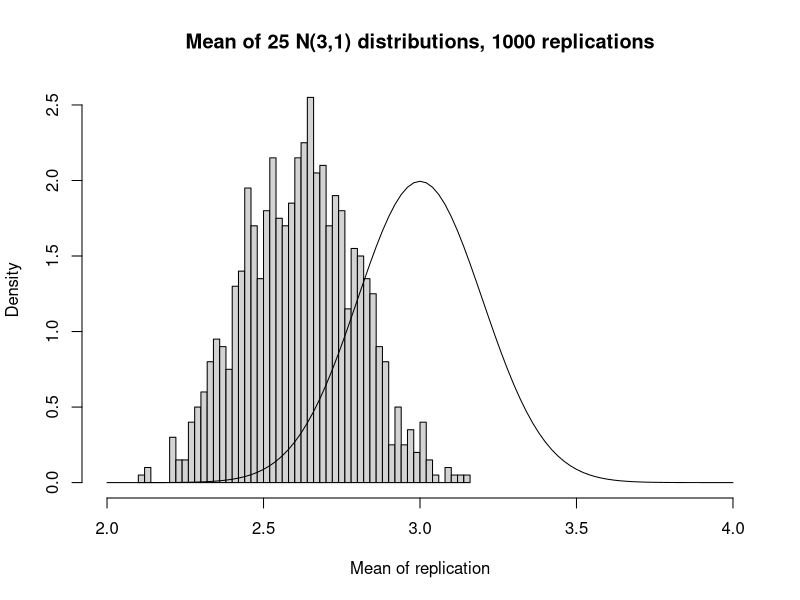
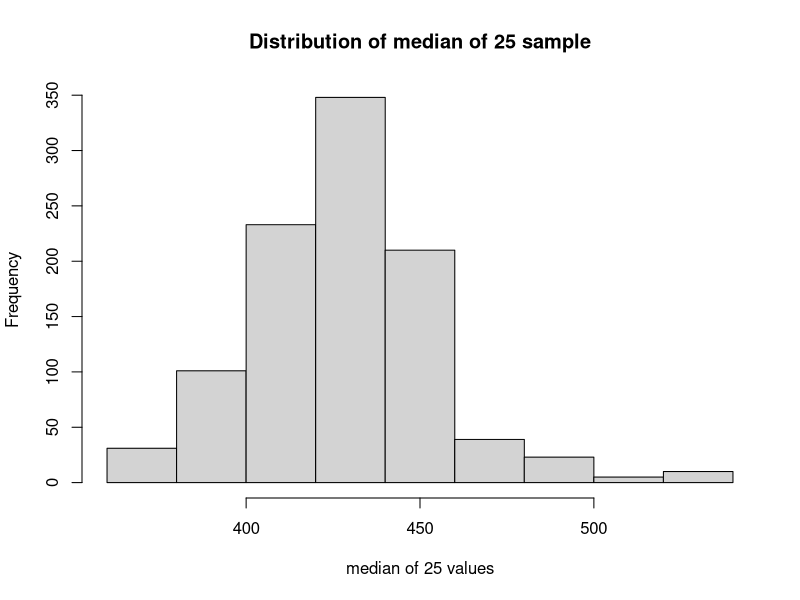
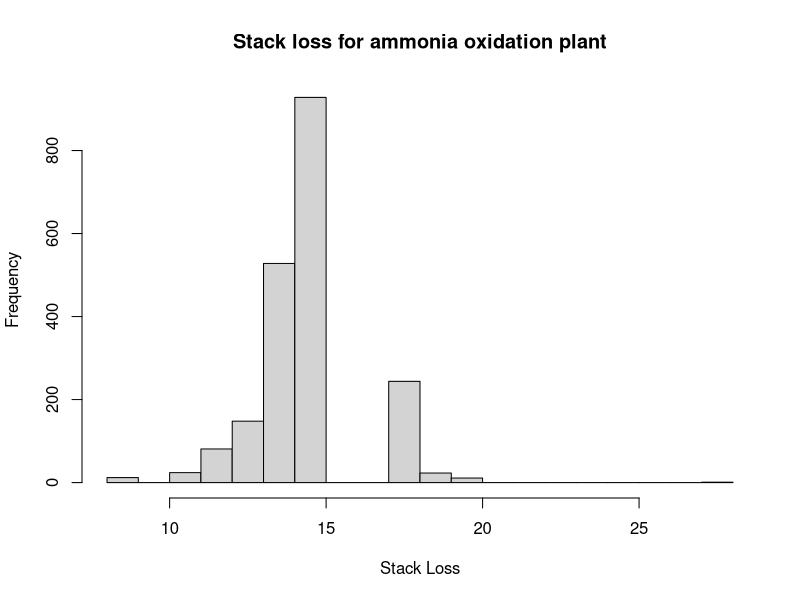
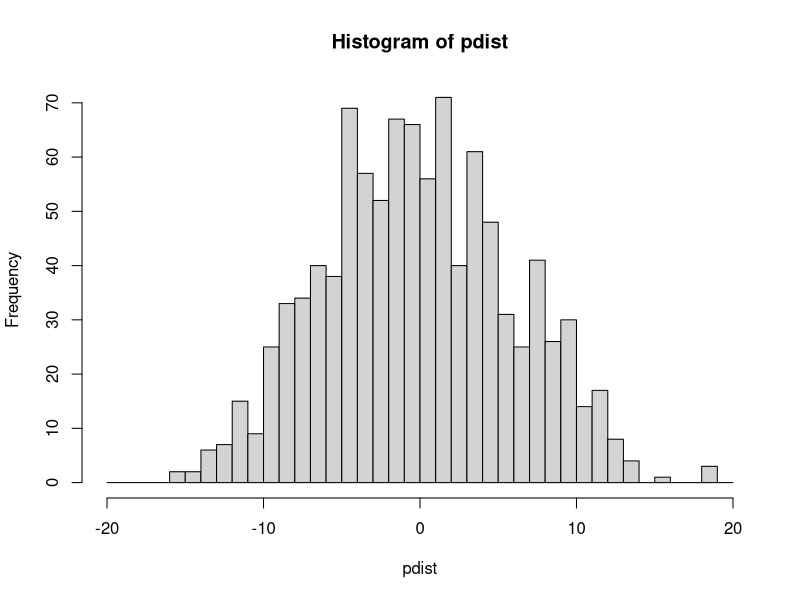
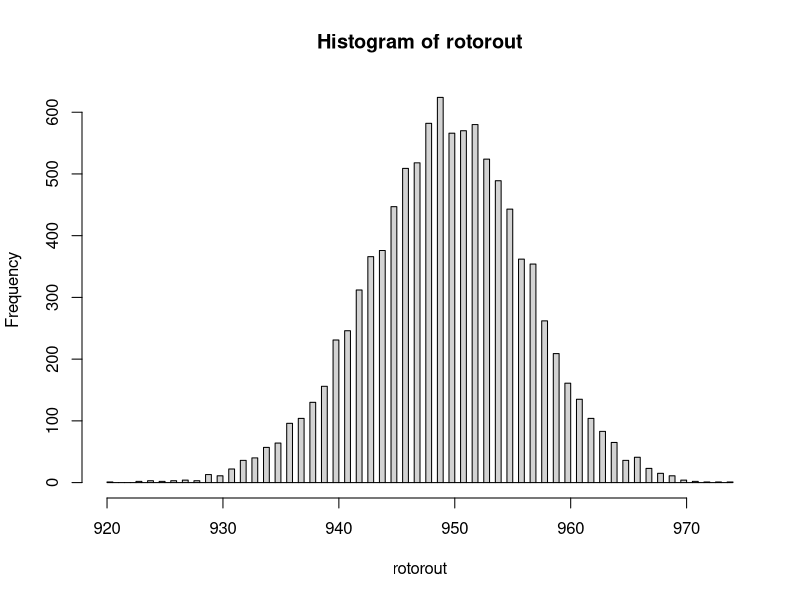
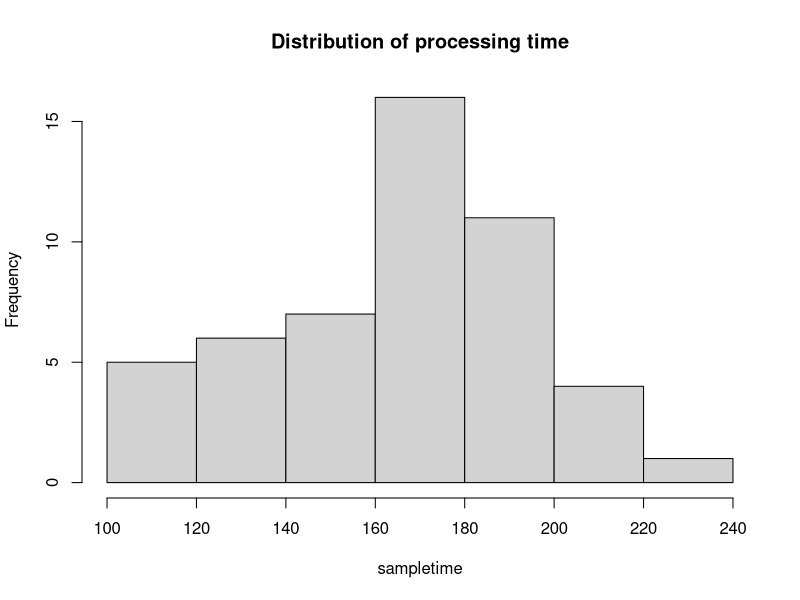
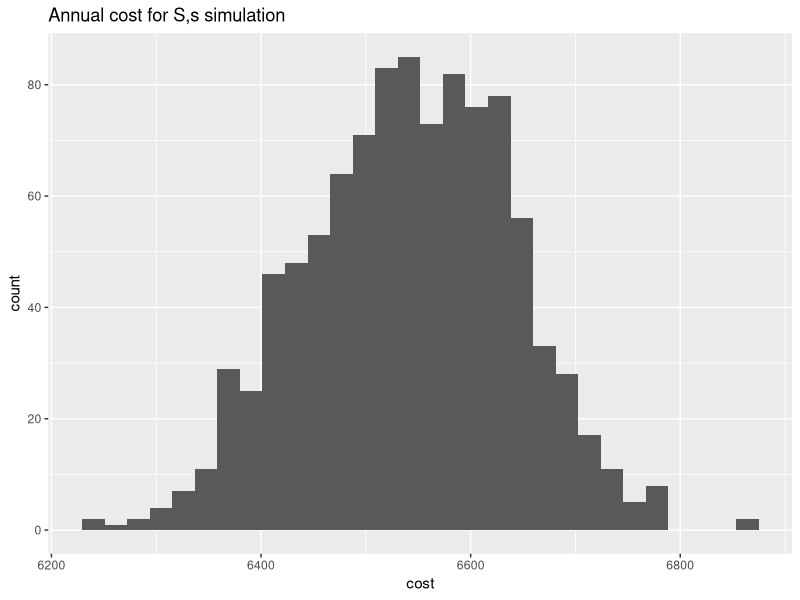

The R script that drew these images, in order:
## ---- chunk 1
library(ggplot2)

## ---- chunk 2
options(digits=2)
srs <- rnorm(25, mean = 3)
resamps <- replicate(1000, sample(srs, 25, TRUE), simplify = FALSE)
xbarstar <- sapply(resamps, mean, simplify = TRUE)
hist(xbarstar, breaks = 40, prob = TRUE, xlim=c(2, 4),
  main="Mean of 25 N(3,1) distributions, 1000 replications",
  xlab="Mean of replication")
curve(dnorm(x, 3, 0.2), add = TRUE)
## ---- chunk 3
print(mean(xbarstar), digits=10)
print(sd(xbarstar), digits=10)
## ---- chunk 4
library(boot)
mean_fun <- function(x, indices) mean(x[indices])
boot(data = srs, statistic = mean_fun, R = 1000)
## ---- chunk 5
median_fun <- function(x, indices) median(x[indices])
riversboot <- boot(data = rivers, statistic = median_fun, R = 1000)
print(riversboot)
hist(riversboot$t, main="Distribution of median of 25 sample", xlab = "median of 25 values")
## ---- chunk 6
data("stackloss")
btsamps <- replicate(2000, sample(stackloss$stack.loss, 21, replace=TRUE), simplify = FALSE)
thetast <- sapply(btsamps, FUN = median, simplify = TRUE)
mean(thetast)
## ---- chunk 7
median(stackloss$stack.loss)
quantile(thetast, c(0.025, 0.975))
## ---- chunk 8
med_fun <- function(x, ind) median(x[ind])
med_boot <- boot(stackloss$stack.loss, med_fun, R = 2000)
boot.ci(med_boot, type = c("perc", "norm", "bca"))
## ---- chunk 9
hist(med_boot$t, main="Stack loss for ammonia oxidation plant", xlab="Stack Loss", breaks = 20)
## ---- chunk 10
azt300 <- c(284, 279, 289, 292, 287, 295, 285, 279, 306, 298)
azt600 <- c(298, 307, 297, 279, 291, 335, 299, 300, 306, 291)
mean(azt300, digits=1)
mean(azt600, digits=1)
delta300600 <- mean(azt600) - mean(azt300)
delta300600
## ---- chunk 11
set.seed(1234)
permdistfun <- function(azt){
  pdelta <- c()
  tf10 <- c(rep(FALSE, 10), rep(TRUE, 10))
  select <- sample(tf10, 10, replace = TRUE)
  azt3 <- azt[select]
  azt6 <- azt[!select]
  delta <- mean(azt6)-mean(azt3)
  delta
}
## ---- chunk 12
azt <- c(azt300)
samples = 1000
pdist <- sort(replicate(samples,permdistfun(azt)))
## ---- chunk 13
summary(pdist)
hist(pdist, breaks=seq(-20, 20, by=1))
## ---- chunk 14
qdist <- max(which(pdist<delta300600))/samples
pvalue <- min(qdist, 1-qdist)
pvalue
## ---- chunk 15
t.test(x=azt300, y=azt600)
## ---- chunk 16
rotor <- data.frame(pass = c(899, 958),
                    fail = c(101, 42))
pfailnull <- sum(rotor$fail[1])/sum(rotor)
## ---- chunk 17
rotorsim <- function(i){
              successes <- sum(sample(x=0:1, size = 1000, 
                                      replace=TRUE, 
                                      prob=c(pfailnull, (1-pfailnull))))
}
rotorout <-sapply(1:10000, rotorsim)
## ---- chunk 18
hist(rotorout, breaks = 100)
## ---- chunk 19
print(length(rotorout[rotorout>958])/length(rotorout))
## ---- chunk 20
machining <- data.frame(jobnumber=c(1,2,3,4,5,6,7,8,9,10),
                        processingtime = c(11, 29, 31, 3, 2, 9, 15, 20, 22, 25))
## ---- chunk 21
samplemachine <- function(joblist){
  joblist <- machining
  joborder <- sample(x = joblist$jobnumber, size = length(joblist$jobnumber), replace = TRUE)
  totaltime <- sum(machining$processingtime[joborder])
  totaltime
}
## ---- chunk 22
sampletime <- rep(0, 50)
for (i in 1:50){
  sampletime[i]<- samplemachine(machining)
}
hist(sampletime, main="Distribution of processing time")
## ---- chunk 23
S <- 50
s <- 10
i <- S # start at S
meandemand <- 8
K <- 10 # cost of orders
h <- 1 # cost of storing inventory
stockout <- 50 # stockout penalty
delivery = 0
## ---- chunk 24
nstockouts <- 0 # count times when inventory goes to zero
inventorydays <- 0 # sum of inventory holding
norders <- 0 # count orders made
## ---- chunk 25

dailycost <- 0
if (delivery > 0){
  i <- i + delivery
  delivery <- 0
}
daydemand <- rpois(1, lambda = meandemand)
if (daydemand>i){
  nstockouts <- nstockouts + 1
  dailycost <- dailycost + stockout
}
i = max(i-daydemand, 0)
inventorydays <- inventorydays + i
dailycost <- dailycost + h*i
if (i < s){
  delivery <- S-i
  norders <- norders + 1
  dailycost <- dailycost + K
}
print(c(daydemand, i, delivery, inventorydays, nstockouts, norders, dailycost))
## ---- chunk 26
nstockouts <- 0 # count times when inventory goes to zero
inventorydays <- 0 # sum of inventory holding
norders <- 0 # count orders made
cost <- 0
for (days in 1:250){
  dailycost <- 0
  if (delivery > 0){
    i <- i + delivery
    delivery <- 0
  }
  daydemand <- rpois(1, lambda = meandemand)
  if (daydemand>i){
    nstockouts <- nstockouts + 1
    dailycost <- dailycost + stockout
  }
  i = max(i-daydemand, 0)
  inventorydays <- inventorydays + i
  dailycost <- dailycost + h*i
  if (i < s){
    delivery <- S-i
    norders <- norders + 1
    dailycost <- dailycost + K
  }
  cost <- cost + dailycost
}
print(c(cost, nstockouts, norders, inventorydays))
## ---- chunk 27
# Initialize statistics for analysis with empty lists
stockoutsperyear <- c()
inventorydaysperyear <- c()
ordersperyear <- c()
costperyear <- c()

for (rep in 1:1000){  # 1000 replications
  nstockouts <- 0 # count times when inventory goes to zero
  inventorydays <- 0 # sum of inventory holding
  norders <- 0 # count orders made
  cost <- 0  
  for (days in 1:250){
    dailycost <- 0
    if (delivery > 0){
      i <- i + delivery
      delivery <- 0
    }
    daydemand <- rpois(1, lambda = meandemand)
    if (daydemand>i){
      nstockouts <- nstockouts + 1
      dailycost <- dailycost + stockout
    }
    i = max(i-daydemand, 0)
    inventorydays <- inventorydays + i
    dailycost <- dailycost + h*i
    if (i < s){
      delivery <- S-i
      norders <- norders + 1
      dailycost <- dailycost + K
    }
    cost <- cost + dailycost
  }
  stockoutsperyear <- c(stockoutsperyear, nstockouts)
  inventorydaysperyear <- c(inventorydaysperyear, inventorydays)
  ordersperyear <- c(ordersperyear, norders)
  costperyear <- c(costperyear, cost)
}
sssimulationoutput <- data.frame(stockouts = stockoutsperyear,
                                 inventorydays = inventorydaysperyear,
                                 orders = ordersperyear,
                                 cost = costperyear)
## ---- chunk 28
ggplot(sssimulationoutput) + geom_histogram(aes(cost)) +
  ggtitle("Annual cost for S,s simulation")
